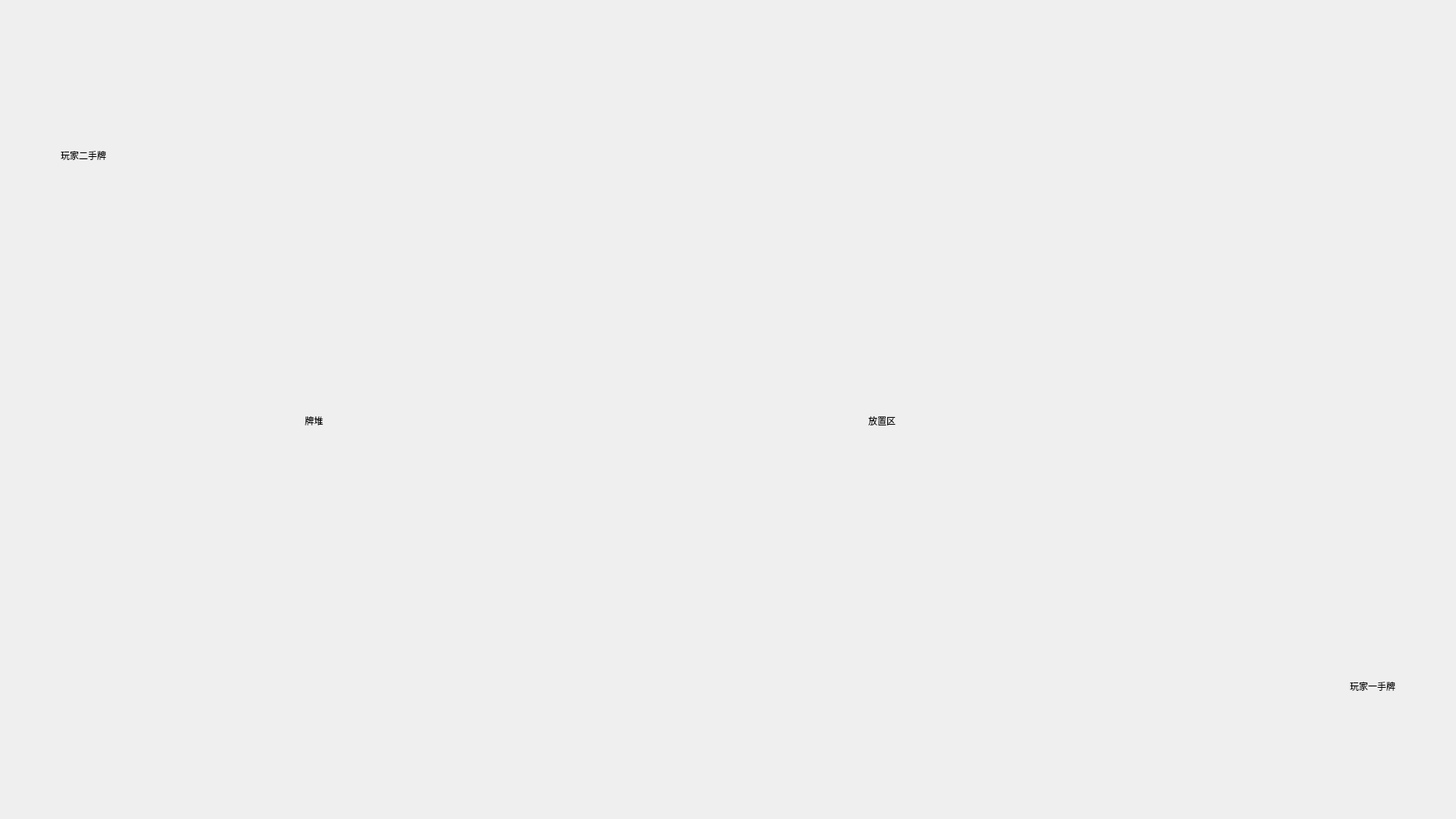
<?xml version="1.0" encoding="UTF-8"?>
<ui version="4.0">
 <class>GameWindow</class>
 <widget class="QWidget" name="GameWindow">
  <property name="geometry">
   <rect>
    <x>0</x>
    <y>0</y>
    <width>1920</width>
    <height>1080</height>
   </rect>
  </property>
  <property name="sizePolicy">
   <sizepolicy hsizetype="Fixed" vsizetype="Fixed">
    <horstretch>0</horstretch>
    <verstretch>0</verstretch>
   </sizepolicy>
  </property>
  <property name="windowTitle">
   <string>GameWindow</string>
  </property>
  <layout class="QVBoxLayout" name="verticalLayout_2">
   <property name="spacing">
    <number>0</number>
   </property>
   <property name="leftMargin">
    <number>0</number>
   </property>
   <property name="topMargin">
    <number>0</number>
   </property>
   <property name="rightMargin">
    <number>0</number>
   </property>
   <property name="bottomMargin">
    <number>0</number>
   </property>
   <item>
    <widget class="QWidget" name="titleWidget" native="true">
     <property name="sizePolicy">
      <sizepolicy hsizetype="Fixed" vsizetype="Fixed">
       <horstretch>0</horstretch>
       <verstretch>0</verstretch>
      </sizepolicy>
     </property>
     <property name="minimumSize">
      <size>
       <width>1920</width>
       <height>30</height>
      </size>
     </property>
     <property name="maximumSize">
      <size>
       <width>1920</width>
       <height>30</height>
      </size>
     </property>
     <property name="titleSkin" stdset="0">
      <bool>true</bool>
     </property>
    </widget>
   </item>
   <item>
    <widget class="QWidget" name="bodyWIdget" native="true">
     <property name="sizePolicy">
      <sizepolicy hsizetype="Fixed" vsizetype="Fixed">
       <horstretch>0</horstretch>
       <verstretch>0</verstretch>
      </sizepolicy>
     </property>
     <property name="minimumSize">
      <size>
       <width>1920</width>
       <height>1050</height>
      </size>
     </property>
     <property name="maximumSize">
      <size>
       <width>1920</width>
       <height>1050</height>
      </size>
     </property>
     <property name="bottomSkin" stdset="0">
      <bool>true</bool>
     </property>
     <layout class="QVBoxLayout" name="verticalLayout">
      <property name="spacing">
       <number>0</number>
      </property>
      <property name="leftMargin">
       <number>0</number>
      </property>
      <property name="topMargin">
       <number>0</number>
      </property>
      <property name="rightMargin">
       <number>0</number>
      </property>
      <property name="bottomMargin">
       <number>0</number>
      </property>
      <item>
       <widget class="QWidget" name="widget_2" native="true">
        <layout class="QHBoxLayout" name="horizontalLayout_2">
         <property name="spacing">
          <number>0</number>
         </property>
         <property name="leftMargin">
          <number>0</number>
         </property>
         <property name="topMargin">
          <number>0</number>
         </property>
         <property name="rightMargin">
          <number>0</number>
         </property>
         <property name="bottomMargin">
          <number>0</number>
         </property>
         <item>
          <spacer name="horizontalSpacer_4">
           <property name="orientation">
            <enum>Qt::Horizontal</enum>
           </property>
           <property name="sizeHint" stdset="0">
            <size>
             <width>40</width>
             <height>20</height>
            </size>
           </property>
          </spacer>
         </item>
         <item>
          <widget class="QLabel" name="label_3">
           <property name="text">
            <string>玩家二手牌</string>
           </property>
          </widget>
         </item>
         <item>
          <widget class="QWidget" name="Player2Widget" native="true">
           <property name="sizePolicy">
            <sizepolicy hsizetype="Fixed" vsizetype="Fixed">
             <horstretch>0</horstretch>
             <verstretch>0</verstretch>
            </sizepolicy>
           </property>
           <property name="minimumSize">
            <size>
             <width>1780</width>
             <height>350</height>
            </size>
           </property>
          </widget>
         </item>
        </layout>
       </widget>
      </item>
      <item>
       <widget class="QWidget" name="widget" native="true">
        <layout class="QHBoxLayout" name="horizontalLayout">
         <property name="spacing">
          <number>0</number>
         </property>
         <property name="leftMargin">
          <number>0</number>
         </property>
         <property name="topMargin">
          <number>0</number>
         </property>
         <property name="rightMargin">
          <number>0</number>
         </property>
         <property name="bottomMargin">
          <number>0</number>
         </property>
         <item>
          <spacer name="horizontalSpacer_2">
           <property name="orientation">
            <enum>Qt::Horizontal</enum>
           </property>
           <property name="sizeHint" stdset="0">
            <size>
             <width>40</width>
             <height>20</height>
            </size>
           </property>
          </spacer>
         </item>
         <item>
          <widget class="QLabel" name="label">
           <property name="minimumSize">
            <size>
             <width>40</width>
             <height>0</height>
            </size>
           </property>
           <property name="text">
            <string>牌堆</string>
           </property>
          </widget>
         </item>
         <item>
          <widget class="QWidget" name="deckWidget" native="true">
           <property name="minimumSize">
            <size>
             <width>302</width>
             <height>350</height>
            </size>
           </property>
          </widget>
         </item>
         <item>
          <spacer name="horizontalSpacer">
           <property name="orientation">
            <enum>Qt::Horizontal</enum>
           </property>
           <property name="sizeHint" stdset="0">
            <size>
             <width>40</width>
             <height>20</height>
            </size>
           </property>
          </spacer>
         </item>
         <item>
          <widget class="QLabel" name="label_2">
           <property name="text">
            <string>放置区</string>
           </property>
          </widget>
         </item>
         <item>
          <widget class="QWidget" name="cemeteryWidget" native="true">
           <property name="minimumSize">
            <size>
             <width>302</width>
             <height>350</height>
            </size>
           </property>
          </widget>
         </item>
         <item>
          <spacer name="horizontalSpacer_3">
           <property name="orientation">
            <enum>Qt::Horizontal</enum>
           </property>
           <property name="sizeHint" stdset="0">
            <size>
             <width>437</width>
             <height>20</height>
            </size>
           </property>
          </spacer>
         </item>
        </layout>
       </widget>
      </item>
      <item>
       <widget class="QWidget" name="widget_3" native="true">
        <layout class="QHBoxLayout" name="horizontalLayout_3">
         <property name="spacing">
          <number>0</number>
         </property>
         <property name="leftMargin">
          <number>0</number>
         </property>
         <property name="topMargin">
          <number>0</number>
         </property>
         <property name="rightMargin">
          <number>0</number>
         </property>
         <property name="bottomMargin">
          <number>0</number>
         </property>
         <item>
          <widget class="QWidget" name="Player1Widget" native="true">
           <property name="sizePolicy">
            <sizepolicy hsizetype="Fixed" vsizetype="Fixed">
             <horstretch>0</horstretch>
             <verstretch>0</verstretch>
            </sizepolicy>
           </property>
           <property name="minimumSize">
            <size>
             <width>1780</width>
             <height>350</height>
            </size>
           </property>
          </widget>
         </item>
         <item>
          <widget class="QLabel" name="userLabel">
           <property name="text">
            <string>玩家一手牌</string>
           </property>
           <property name="textFormat">
            <enum>Qt::RichText</enum>
           </property>
          </widget>
         </item>
         <item>
          <spacer name="horizontalSpacer_5">
           <property name="orientation">
            <enum>Qt::Horizontal</enum>
           </property>
           <property name="sizeHint" stdset="0">
            <size>
             <width>40</width>
             <height>20</height>
            </size>
           </property>
          </spacer>
         </item>
        </layout>
       </widget>
      </item>
     </layout>
    </widget>
   </item>
  </layout>
 </widget>
 <layoutdefault spacing="6" margin="11"/>
 <resources/>
 <connections/>
</ui>
